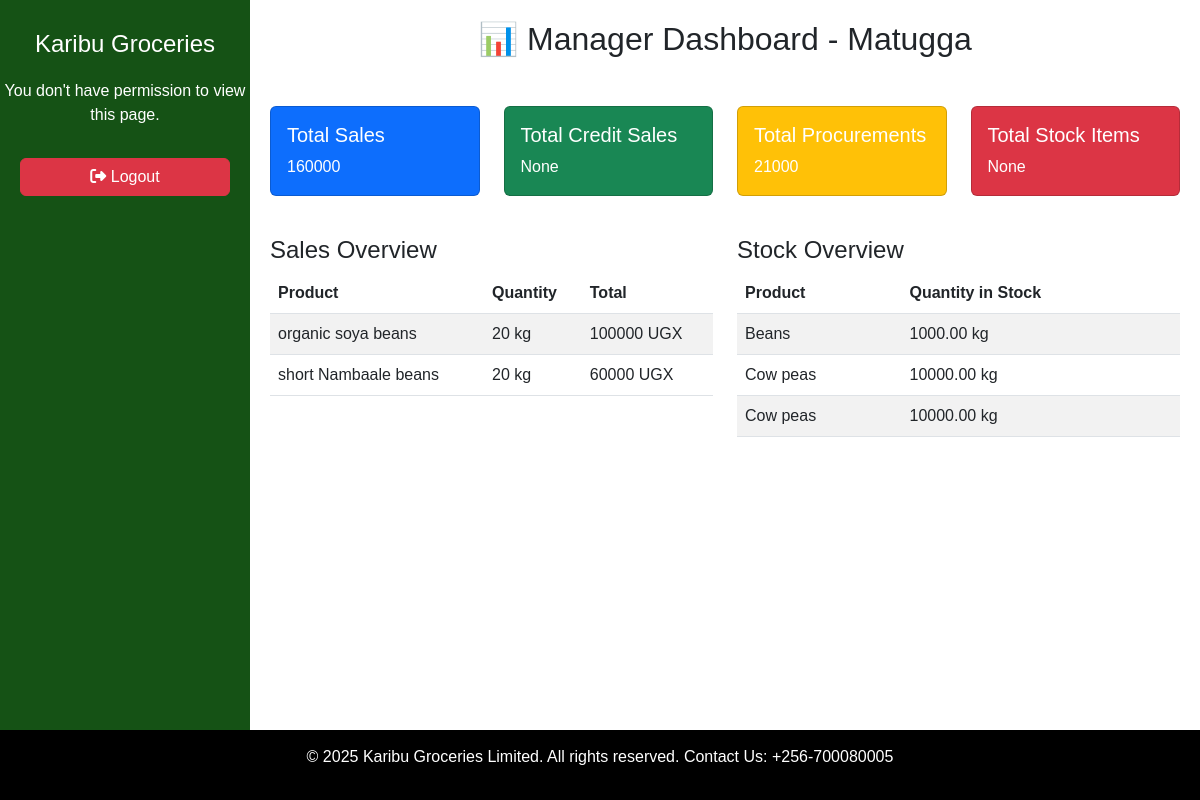
Page /manager/dashboard/matugga/ on the committed database.
### kglapp/models.py (models this page shows, shortened)
class Sale(models.Model):
    BRANCH_CHOICES = [
        ("Maganjo", "Maganjo"),
        ("Matugga", "Matugga"),]
    PAYMENT_CHOICES = [
        ("cash", "Cash"),
        ("credit", "Credit"),]
    produce_name = models.CharField(max_length=100)
    tonnage_kg = models.PositiveIntegerField()
    amount_paid = models.PositiveIntegerField()
    buyer_name = models.CharField(max_length=100)
    sales_agent = models.CharField(max_length=100)
    date = models.DateField(default=timezone.now)
    time = models.TimeField(default=timezone.now)
    branch_name = models.CharField(max_length=50, choices=BRANCH_CHOICES, default="Matugga")
    payment_type = models.CharField(max_length=10, choices=PAYMENT_CHOICES, default="cash")
    amount_due = models.PositiveIntegerField(null=True, blank=True)

class Produce(models.Model):
    produce_name = models.CharField(max_length=100, blank=False, null=False)
    price = models.DecimalField(max_digits=10, decimal_places=2)
    produce_type = models.CharField(max_length=255)
    dealer = models.CharField(max_length=255)
    quantity_in_kg = models.DecimalField(max_digits=10, decimal_places=2)
    created_at = models.DateTimeField(auto_now_add=True)

### kglapp/views.py (the view)
# urls.py: path('manager/dashboard/matugga/', views.manager_dashboard_matugga, name='manager_dashboard_matugga'),
def manager_dashboard_matugga(request):
    total_sales = Sale.objects.filter(branch_name="Matugga").aggregate(Sum('amount_paid'))['amount_paid__sum']
    total_credit_sales = Sale.objects.filter(branch_name="Matugga", payment_type="credit").aggregate(Sum('amount_paid'))['amount_paid__sum']
    total_procurements = Produce.objects.aggregate(Sum('quantity_in_kg'))['quantity_in_kg__sum']
    total_stock = Produce.objects.filter(produce_type="Stock").aggregate(Sum('quantity_in_kg'))['quantity_in_kg__sum']
    sales_overview = Sale.objects.filter(branch_name="Matugga")
    stock_overview = Produce.objects.all()
    context = {
        'total_sales': total_sales,
        'total_credit_sales': total_credit_sales,
        'total_procurements': total_procurements,
        'total_stock': total_stock,
        'sales_overview': sales_overview,
        'stock_overview': stock_overview,
    }
    return render(request, 'manager_dashboard_matugga.html', context)

### kglapp/templatetags/custom_filters.py (called while the page is built)
@register.filter(name='has_group')
def has_group(user, group_name):
    if user.is_authenticated:
        return user.groups.filter(name=group_name).exists()
    return False

### kglapp/templates/manager_dashboard_matugga.html (shortened to what this page needs)
{% extends 'base.html' %}
{% block content %}
<h2 class="text-center mb-5">📊 Manager Dashboard - Matugga</h2>
<div class="row mb-4">
    <div class="col-md-3">
        <div class="card text-white bg-primary mb-3">
            <div class="card-body">
                <h5 class="card-title">Total Sales</h5>
                <p class="card-text">{{ total_sales }}</p>
            </div>
        </div>
    </div>
    <div class="col-md-3">
        <div class="card text-white bg-success mb-3">
            <div class="card-body">
                <h5 class="card-title">Total Credit Sales</h5>
                <p class="card-text">{{ total_credit_sales }}</p>
            </div>
        </div>
    </div>
    <div class="col-md-3">
        <div class="card text-white bg-warning mb-3">
            <div class="card-body">
                <h5 class="card-title">Total Procurements</h5>
                <p class="card-text">{{ total_procurements }}</p>
            </div>
        </div>
    </div>
    <div class="col-md-3">
        <div class="card text-white bg-danger mb-3">
            <div class="card-body">
                <h5 class="card-title">Total Stock Items</h5>
                <p class="card-text">{{ total_stock }}</p>
            </div>
        </div>
    </div>
</div>
<div class="row">
    <div class="col-md-6">
        <h4>Sales Overview</h4>
        <table class="table table-striped">
            <thead>
                <tr>
                    <th>Product</th>
                    <th>Quantity</th>
                    <th>Total</th>
                </tr>
            </thead>
            <tbody>
                {% for sale in sales_overview %}
                <tr>
                    <td>{{ sale.produce_name }}</td>
                    <td>{{ sale.tonnage_kg }} kg</td>
                    <td>{{ sale.amount_paid }} UGX</td>
                </tr>
                {% endfor %}
            </tbody>
        </table>
    </div>
    <div class="col-md-6">
        <h4>Stock Overview</h4>
        <table class="table table-striped">
            <thead>
                <tr>
                    <th>Product</th>
                    <th>Quantity in Stock</th>
                </tr>
            </thead>
            <tbody>
                {% for stock_item in stock_overview %}
                <tr>
                    <td>{{ stock_item.produce_name }}</td>
                    <td>{{ stock_item.quantity_in_kg }} kg</td>
                </tr>
                {% endfor %}
            </tbody>
        </table>
    </div>
</div>
{% endblock %}

### kglapp/templates/base.html (shortened to what this page needs)
{% load static %}
{% load custom_filters %}
<!DOCTYPE html>
<html lang="en">
<head>
    <link href="https://cdn.jsdelivr.net/npm/bootstrap@5.3.0/dist/css/bootstrap.min.css" rel="stylesheet">
    <link rel="stylesheet" href="https://cdnjs.cloudflare.com/ajax/libs/font-awesome/6.5.0/css/all.min.css">
</head>
<body>
<div class="main-container">
    <div class="sidebar">
        <h2>Karibu Groceries</h2>
        {% if request.user|has_group:"director" %}
            <a href="{% url 'director_dashboard' %}"><i class="fas fa-user-cog"></i> Director Dashboard</a>
            <a href="{% url 'create_procurement' %}"><i class="fas fa-truck-loading"></i> Procurement</a>
            <a href="{% url 'create_sale' %}"><i class="fas fa-cash-register"></i> Sales</a>
            <a href="{% url 'create_credit_sale' %}"><i class="fas fa-credit-card"></i> Credit Sales</a>
            <a href="{% url 'add_supplier' %}"><i class="fas fa-user-tie"></i> Suppliers</a>
            <a href="{% url 'add_produce' %}"><i class="fas fa-apple-alt"></i> Produce</a>
            <a href="{% url 'add_branch' %}"><i class="fas fa-code-branch"></i> Branch</a>
            <a href="{% url 'create_receipt' %}"><i class="fas fa-receipt"></i> Receipts</a>
            <a href="{% url 'manager_dashboard_matugga' %}"><i class="fas fa-user-cog"></i> Manager Matugga</a>
            <a href="{% url 'manager_dashboard_maganjo' %}"><i class="fas fa-user-cog"></i> Manager Maganjo</a>
            <a href="{% url 'sales_agent_dashboard_matugga' %}"><i class="fas fa-user-tag"></i> Salesagent Matugga</a>
            <a href="{% url 'sales_agent_dashboard_maganjo' %}"><i class="fas fa-user-tag"></i> Salesagent Maganjo</a>
        {% elif request.user|has_group:"sales_agent_matugga" %}
            <a href="{% url 'sales_agent_dashboard_matugga' %}"><i class="fas fa-user-tag"></i> Sales Agent Dashboard</a>
            <a href="{% url 'create_sale' %}"><i class="fas fa-cash-register"></i> Sales</a>
            <a href="{% url 'create_credit_sale' %}"><i class="fas fa-credit-card"></i> Credit Sales</a>
        {% elif request.user|has_group:"sales_agent_maganjo" %}
            <a href="{% url 'sales_agent_dashboard_maganjo' %}"><i class="fas fa-user-tag"></i> Sales Agent Dashboard</a>
            <a href="{% url 'create_sale' %}"><i class="fas fa-cash-register"></i> Sales</a>
            <a href="{% url 'create_credit_sale' %}"><i class="fas fa-credit-card"></i> Credit Sales</a>
        {% else %}
            <p class="text-white text-center">You don't have permission to view this page.</p>
        {% endif %}
        <div class="logout-form">
            <form action="{% url 'logout' %}" method="post">
                <button type="submit" class="btn btn-danger"><i class="fas fa-sign-out-alt"></i> Logout</button>
            </form>
        </div>
    </div>
    <div class="content">
        {% block content %}{% endblock %}
    </div>
</div>
<footer>
    <div class="container">
        <p>&copy; 2025 Karibu Groceries Limited. All rights reserved. Contact Us: +256-700080005</p>
    </div>
</footer>
</body>
</html>

### kglapp/templates/base.html (style rules this page uses)
html, body { height: 100%; margin: 0; }
body { display: flex; flex-direction: column; min-height: 100vh; font-family: Arial, sans-serif; }
.main-container { display: flex; flex: 1; }
.sidebar { width: 250px; background-color: rgb(21, 82, 21); padding-top: 30px; flex-shrink: 0; }
.sidebar h2 { font-size: 1.5rem; margin-bottom: 20px; text-align: center; color: white; }
.logout-form { padding: 15px 20px; }
.logout-form button { width: 100%; }
.content { flex: 1; padding: 20px; overflow-y: auto; }
footer { background-color: black; color: white; text-align: center; padding: 15px 0; position: sticky; bottom: 0; width: 100%; }

### rows in the picture
Sale: produce_name "organic soya beans", tonnage_kg "20", amount_paid "100000"
Sale: produce_name "short Nambaale beans", tonnage_kg "20", amount_paid "60000"
Produce: produce_name "Beans", quantity_in_kg "1000.00"
Produce: produce_name "Cow peas", quantity_in_kg "10000.00"
Produce: produce_name "Cow peas", quantity_in_kg "10000.00"

### other values in the picture
{{ total_sales }} "160000"
{{ total_credit_sales }} "None"
{{ total_procurements }} "21000"
{{ total_stock }} "None"
